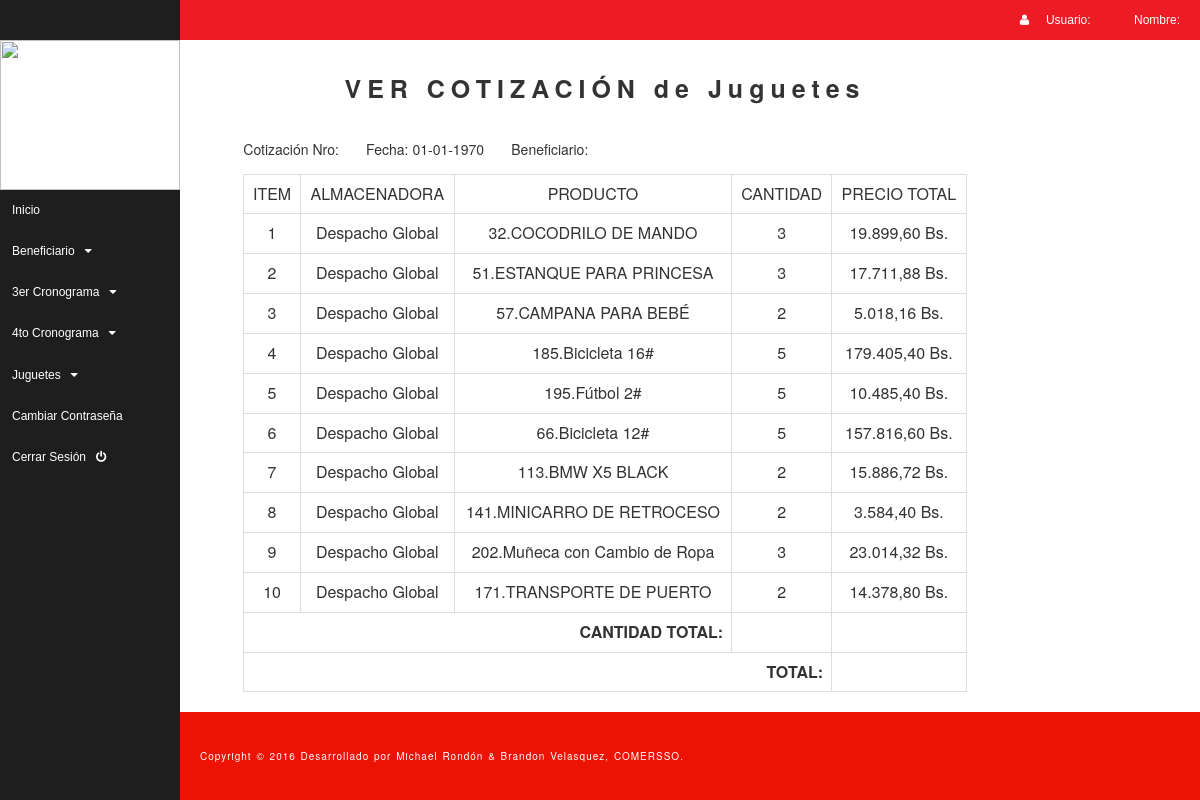
Page /html/Juguetes/verCotizacion.php?id=102 on the committed database.
### tables this page shows
CREATE TABLE `ordenes_juguetes` (
  `id_ordenes` bigint(20) NOT NULL,
  `id_cotizacion` bigint(20) NOT NULL,
  `cantidad` int(11) NOT NULL,
  `precio_total` varchar(255) NOT NULL,
  `precio_num` double NOT NULL,
  `id_almacenadora` bigint(20) NOT NULL,
  `id_producto` bigint(20) NOT NULL,
  `despachado` int(11) NOT NULL DEFAULT '0'
);

CREATE TABLE `almacenadoras_juguetes` (
  `id_almacenadora` int(11) NOT NULL,
  `nombre` varchar(255) NOT NULL
);

CREATE TABLE `productos_juguetes` (
  `id_producto` bigint(20) NOT NULL,
  `producto` varchar(100) NOT NULL,
  `precio` double NOT NULL,
  `cargado` int(11) NOT NULL DEFAULT '0'
);

### core/models/classConexion.php (called while the page is built, shortened)
<?php
	class Conexion extends mysqli{
		public function rows($query){
			return mysqli_num_rows($query);
		}
		public function recorrer($query){
			return mysqli_fetch_array($query);
		}
	}
?>

### html/Juguetes/verCotizacion.php (the view, shortened to what this page needs)
<?php
	include(HTML_DIR."overall/header.php");
	include(HTML_DIR."overall/menu.php");
	$db=new Conexion();
?>
<body>
	<div class="container-fluid">
	    <div class="row" style="padding-left: 40px; padding-top: 80px; width: 100%;">
		    <div class="col-sm-12">
		        <div class="row">
		            <div class="col-sm-8 col-sm-offset-2" data-form-type="formoid">
		                <div class="mbr-header mbr-header--center mbr-header--std-padding">
		                    <h2 class="mbr-header__text">VER COTIZACIÓN <?php echo $_cotizacionJuguetes[$_GET['id']]['cotizacion'];?> de Juguetes</h2>
		                </div>
			            <div class="form-group">
			                Cotización Nro: <?php echo $_cotizacionJuguetes[$_GET['id']]['cotizacion'];?>
			                &nbsp;&nbsp;&nbsp;&nbsp;&nbsp;
			              	Fecha: <?php echo $fec=date("d-m-Y", strtotime($_cotizacionJuguetes[$_GET['id']]['fecha']));?>
			               	&nbsp;&nbsp;&nbsp;&nbsp;&nbsp;
			               	Beneficiario: <?php echo $_beneficiario[$_cotizacionJuguetes[$_GET['id']]['id_empresa']]['nombre'];?>
			            </div>
						<div class="form-group">
				            <table class="table table-bordered" id="mitabla">
								<tr>
									<td align="center">ITEM</td>
									<td align="center">ALMACENADORA</td>
									<td align="center">PRODUCTO</td>
									<td align="center">CANTIDAD</td>
									<td align="center">PRECIO TOTAL</td>
								</tr>
								<?php
									$id=$_GET['id'];
									$sql=$db->query("SELECT o.id_ordenes, o.cantidad, o.precio_total, a.nombre, p.producto FROM ordenes_juguetes o INNER JOIN almacenadoras_juguetes a ON o.id_almacenadora=a.id_almacenadora INNER JOIN productos_juguetes p ON o.id_producto=p.id_producto WHERE id_cotizacion=$id;");
									$contador=1;
									if($db->rows($sql)){
										while($data=$db->recorrer($sql)){
											?>
												<tr>
													<td align="center"><?php echo $contador;?></td>
													<td align="center"><?php echo $data[3];?></td>
													<td align="center"><?php echo $data[4];?></td>
													<td align="center"><?php echo $data[1];?></td>
													<td align="center"><?php echo $data[2];?></td>
												</tr>
											<?php
											$contador++;
										}
									}
								?>
								<tr>
									<td colspan='3' align='right' class='abajo izquierda'>
										<strong>CANTIDAD TOTAL:</strong>
									</td>
									<td align=center><?php echo $_cotizacionJuguetes[$_GET['id']]['unidades_total'];?></td>
								</tr>
								<tr>
									<td colspan='4' align='right' class='izquierda'>
										<strong>TOTAL:</strong>
									</td>
									<td align=center><?php echo $_cotizacionJuguetes[$_GET['id']]['total'];?></td>
								</tr>
							</table>
			            </div>
		            </div>
		        </div>
		    </div>
		</div>
    </div>
	<?php
		include(HTML_DIR."overall/footer.php");
	?>
</body>
</html>

### views/mobirise/css/style.css (style rules this page uses)
.mbr-header { margin-top: -20px; padding: 0; position: relative; text-align: left; top: 10px; }
.mbr-header--std-padding { padding-bottom: 41px; }
.mbr-header--center { text-align: center; }
.mbr-header__text { display: block; font-size: 25px; font-weight: bold; letter-spacing: 6px; line-height: 1.5em; margin: 0; }

### views/app/css/menu.css (style rules this page uses)
* { margin: 0; padding: 0; -webkit-box-sizing: border-box; -moz-box-sizing: border-box; box-sizing: border-box; }

### rows in the picture
ordenes_juguetes: almacenadoras_juguetes.nombre "Despacho Global", productos_juguetes.producto "32.COCODRILO DE MANDO", cantidad "3", precio_total "19.899,60 Bs."
ordenes_juguetes: almacenadoras_juguetes.nombre "Despacho Global", productos_juguetes.producto "51.ESTANQUE PARA PRINCESA", cantidad "3", precio_total "17.711,88 Bs."
ordenes_juguetes: almacenadoras_juguetes.nombre "Despacho Global", productos_juguetes.producto "57.CAMPANA PARA BEBÉ", cantidad "2", precio_total "5.018,16 Bs."
ordenes_juguetes: almacenadoras_juguetes.nombre "Despacho Global", productos_juguetes.producto "185.Bicicleta 16#", cantidad "5", precio_total "179.405,40 Bs."
ordenes_juguetes: almacenadoras_juguetes.nombre "Despacho Global", productos_juguetes.producto "195.Fútbol 2#", cantidad "5", precio_total "10.485,40 Bs."
ordenes_juguetes: almacenadoras_juguetes.nombre "Despacho Global", productos_juguetes.producto "66.Bicicleta 12#", cantidad "5", precio_total "157.816,60 Bs."
ordenes_juguetes: almacenadoras_juguetes.nombre "Despacho Global", productos_juguetes.producto "113.BMW X5 BLACK", cantidad "2", precio_total "15.886,72 Bs."
ordenes_juguetes: almacenadoras_juguetes.nombre "Despacho Global", productos_juguetes.producto "141.MINICARRO DE RETROCESO", cantidad "2", precio_total "3.584,40 Bs."
ordenes_juguetes: almacenadoras_juguetes.nombre "Despacho Global", productos_juguetes.producto "202.Muñeca con Cambio de Ropa", cantidad "3", precio_total "23.014,32 Bs."
ordenes_juguetes: almacenadoras_juguetes.nombre "Despacho Global", productos_juguetes.producto "171.TRANSPORTE DE PUERTO", cantidad "2", precio_total "14.378,80 Bs."
